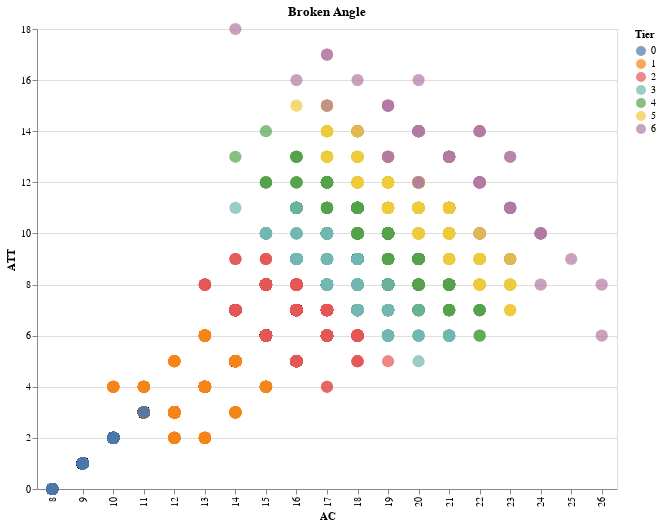

Write notebook code for a chart like this one.
### Markdown cell above
### Stratified Tier Variance: Sample Data - Full CR Range

### Code cell
ac_vs_att = alt.Chart(
    monsters.sample(5000), 
    title="Broken Angle",
).mark_circle(size=150).encode(
    x='AC:O',
    y='ATT:Q',
    color='Tier:N',
    tooltip=list(monsters.columns),
).properties(width=580, height=460)
ac_vs_att.save("ac_vs_att.html")
ac_vs_att

### Figure 1 — Vega-Lite specification as saved in the notebook (floating-point values rounded to 4 significant figures; data arrays with more than 128 entries replaced by an {"elided": "..."} marker saying what was removed)
{"config": {"view": {"continuousWidth": 400, "continuousHeight": 300}}, "data": {"name": "data-51ff3458353c6eadf5ac79fa6ad226e0"}, "mark": {"type": "circle", "size": 150}, "encoding": {"color": {"type": "nominal", "field": "Tier"}, "tooltip": [{"type": "nominal", "field": "Monster Name"}, {"type": "quantitative", "field": "CR"}, {"type": "quantitative", "field": "AC"}, {"type": "quantitative", "field": "HP"}, {"type": "quantitative", "field": "ATT"}, {"type": "quantitative", "field": "DAM"}, {"type": "quantitative", "field": "Tier"}, {"type": "quantitative", "field": "AC + ATT"}], "x": {"type": "ordinal", "field": "AC"}, "y": {"type": "quantitative", "field": "ATT"}}, "height": 460, "title": "Broken Angle", "width": 580, "$schema": "https://vega.github.io/schema/vega-lite/v4.0.2.json", "datasets": {"data-51ff3458353c6eadf5ac79fa6ad226e0": {"elided": "5000 records"}}}
